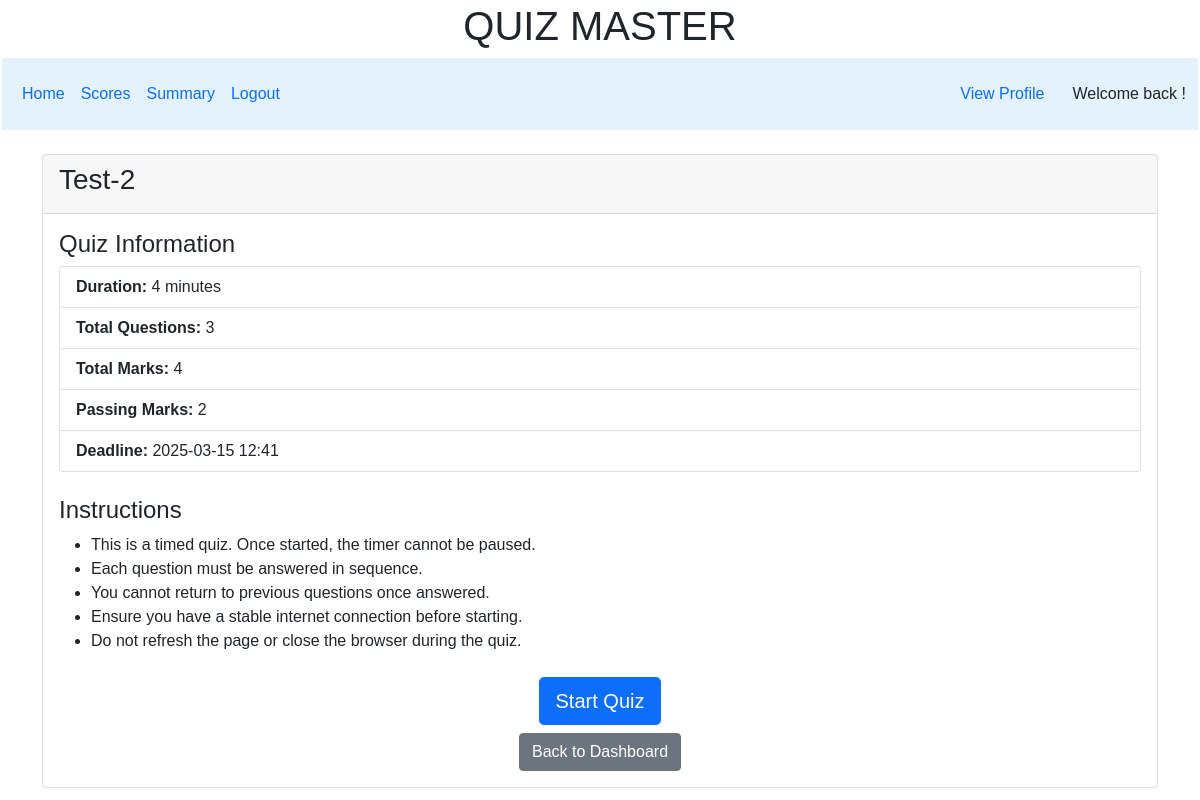
Page /start_quiz/4 on the committed database.
### controllers/model.py (models this page shows, shortened)
class Quiz(db.Model):
    __tablename__ = 'Quiz'
    id = db.Column(db.Integer, primary_key=True)
    chapter_id = db.Column(db.Integer, db.ForeignKey('chapter.id'), nullable=False)
    title = db.Column(db.String, nullable=False)
    description= db.Column(db.String, nullable=True)
    deadline = db.Column(db.DateTime, nullable=False)
    totalNoQues = db.Column(db.Integer, default=0)
    totalMarks = db.Column(db.Integer, default=0)
    passingMarks = db.Column(db.Integer, default=0)
    duration = db.Column(db.Integer, nullable=True)
    questions = db.relationship('Question', back_populates='quiz',cascade="all, delete-orphan")

### controllers/controller.py (the view)
@app.route("/start_quiz/<int:quiz_id>", methods=["GET"])
def start_quiz(quiz_id):
    user_info = session.get("user_id")
    quiz = Quiz.query.get_or_404(quiz_id)
    questions = Question.query.filter_by(quiz_id=quiz_id).all()
    if datetime.now() > quiz.deadline:
        flash('Quiz deadline has passed "QUIZ EXPIRED"', 'error')
        return redirect(url_for('user_interface',id=session.get("user_id")))
    if QuizResult.query.filter_by(user_id=session.get('user_info.id'),quiz_id=quiz_id).first():
        flash('You have already attempted this quiz', 'error')
        return redirect(url_for('user_interface', id=session.get("user_id")))
    return render_template('start_quiz.html', quiz=quiz,questions=questions, user_info=user_info)

### templates/start_quiz.html
{% extends "user_layout.html" %}
{% block content %}
<div class="container mt-4">
    <div class="card">
        <div class="card-header">
            <h3>{{ quiz.title }}</h3>
        </div>
        <div class="card-body">
            <div class="quiz-info mb-4">
                <h4>Quiz Information</h4>
                <ul class="list-group">
                    <li class="list-group-item">
                        <strong>Duration:</strong> {{ quiz.duration }} minutes
                    </li>
                    <li class="list-group-item">
                        <strong>Total Questions:</strong> {{ quiz.questions|length }}
                    </li>
                    <li class="list-group-item">
                        <strong>Total Marks:</strong> {{ quiz.totalMarks }}
                    </li>
                    <li class="list-group-item">
                        <strong>Passing Marks:</strong> {{ quiz.passingMarks }}
                    </li>
                    <li class="list-group-item">
                        <strong>Deadline:</strong> {{ quiz.deadline.strftime('%Y-%m-%d %H:%M') }}
                    </li>
                </ul>
            </div>
            <div class="quiz-rules mb-4">
                <h4>Instructions</h4>
                <ul>
                    <li>This is a timed quiz. Once started, the timer cannot be paused.</li>
                    <li>Each question must be answered in sequence.</li>
                    <li>You cannot return to previous questions once answered.</li>
                    <li>Ensure you have a stable internet connection before starting.</li>
                    <li>Do not refresh the page or close the browser during the quiz.</li>
                </ul>
            </div>
            <div class="text-center">
                <form action="{{ url_for('attempt_quiz', quiz_id=quiz.id) }}" method="POST">
                    <button type="submit" class="btn btn-primary btn-lg">Start Quiz</button>
                </form>
                <a href="{{ url_for('user_interface' , id=session.get('user_id')) }}" class="btn btn-secondary mt-2">Back to Dashboard</a>
            </div>
        </div>
    </div>
</div>
{% endblock %}

### static/style.css (style rules this page uses)
* { margin: 0px; padding: 0px; box-sizing: border-box; font-family: Arial, Helvetica, sans-serif; }

### rows in the picture
Quiz: title "Test-2", duration "4", totalMarks "4", passingMarks "2", deadline "2025-03-15 12:41"

### other values in the picture
{{ quiz.questions|length }} "3"
